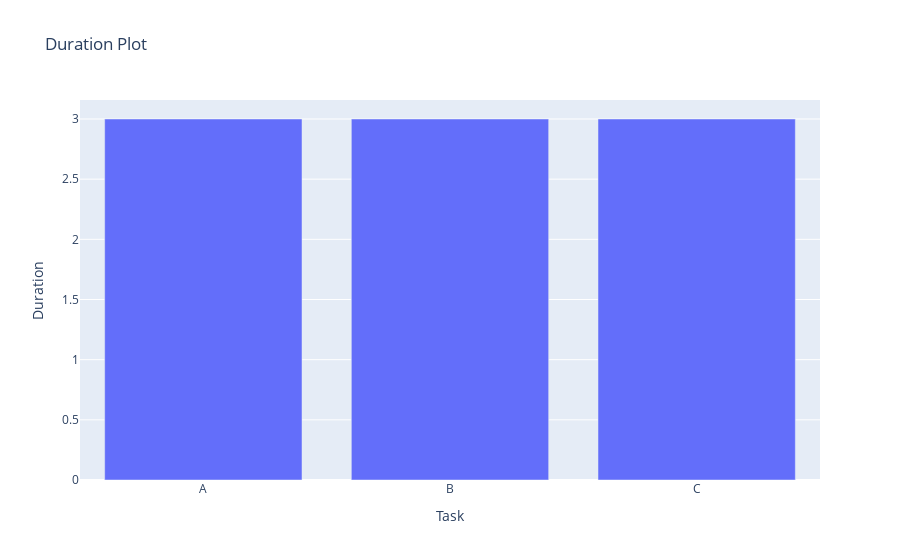

Notebook cell for this chart:
### Code cell
duration = sg.DurationPlot()
duration.plot()

### Figure 1 — Plotly figure (JSON) as saved in the notebook; plotly's stock layout.template omitted (floating-point values rounded to 4 significant figures)
{"data": [{"hovertemplate": "Task=%{x}<br>Duration=%{y}<extra></extra>", "legendgroup": "", "marker": {"color": "#636efa", "pattern": {"shape": ""}}, "name": "", "orientation": "v", "showlegend": false, "textposition": "auto", "type": "bar", "x": ["A", "B", "C"], "xaxis": "x", "y": [3, 3, 3], "yaxis": "y"}], "layout": {"barmode": "relative", "legend": {"tracegroupgap": 0}, "title": {"text": "Duration Plot"}, "xaxis": {"anchor": "y", "domain": [0, 1], "title": {"text": "Task"}}, "yaxis": {"anchor": "x", "domain": [0, 1], "title": {"text": "Duration"}}}}
